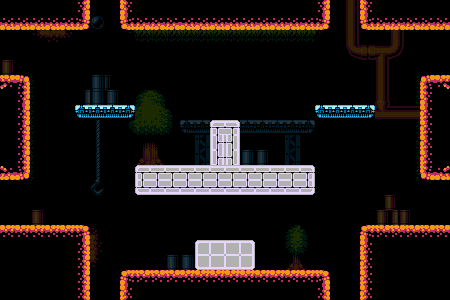

Below is a game level as drawn by its tile map, then a one-line description and the .tmx that defines it (tile-layer data replaced by summaries):
An orthogonal 30x20 tile map with 15x15 px tiles, 4 tile layers (black, background, shadow, terrain), 4 tilesets and 13 objects.

<map version="1.0" orientation="orthogonal" width="30" height="20" tilewidth="15" tileheight="15">
 <tileset firstgid="1" name="megacommando" tilewidth="15" tileheight="15" spacing="1">
  <image source="megacommando.png" width="1024" height="1280" />
 </tileset>
 <tileset firstgid="5121" name="shadow" tilewidth="15" tileheight="15" spacing="1">
  <image source="shadow.png" width="16" height="16" />
 </tileset>
 <tileset firstgid="5122" name="black" tilewidth="15" tileheight="15" spacing="1">
  <image source="black.png" width="21" height="21" />
 </tileset>
 <tileset firstgid="5123" name="black" tilewidth="15" tileheight="15">
  <image source="black.png" width="21" height="21" />
 </tileset>
 <layer name="black" width="30" height="20">
  <data>[600 cells, 600 non-empty, 1 distinct tile ids]</data>
 </layer>
 <layer name="background" width="30" height="20">
  <data>[600 cells, 102 non-empty, 67 distinct tile ids]</data>
 </layer>
 <layer name="shadow" width="30" height="20">
  <data>[600 cells, 600 non-empty, 1 distinct tile ids]</data>
 </layer>
 <layer name="terrain" width="30" height="20">
  <data>[600 cells, 200 non-empty, 16 distinct tile ids]</data>
 </layer>
 <objectgroup name="collision" width="30" height="20">
  <object x="75" y="105" width="60" height="15" />
  <object x="315" y="105" width="60" height="15" />
  <object x="210" y="120" width="30" height="45" />
  <object x="135" y="165" width="180" height="30" />
  <object x="360" y="225" width="90" height="75" />
  <object x="360" y="0" width="90" height="30" />
  <object x="120" y="0" width="210" height="30" />
  <object x="0" y="0" width="90" height="30" />
  <object x="0" y="225" width="90" height="75" />
  <object x="120" y="270" width="210" height="30" />
  <object x="195" y="240" width="60" height="30" />
  <object x="0" y="75" width="30" height="105" />
  <object x="420" y="75" width="30" height="105" />
 </objectgroup>
</map>